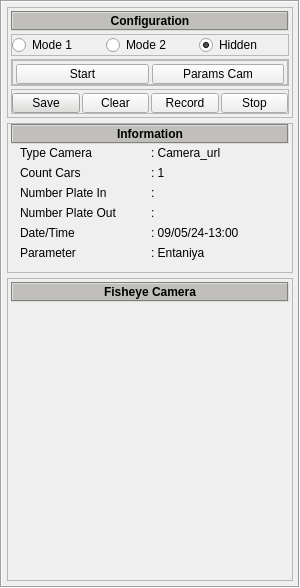
       <widget class="QFrame" name="frame_4">
        <property name="minimumSize">
         <size>
          <width>300</width>
          <height>50</height>
         </size>
        </property>
        <property name="maximumSize">
         <size>
          <width>300</width>
          <height>850</height>
         </size>
        </property>
        <property name="frameShape">
         <enum>QFrame::Box</enum>
        </property>
        <property name="frameShadow">
         <enum>QFrame::Sunken</enum>
        </property>
        <layout class="QVBoxLayout" name="verticalLayout_14">
         <property name="spacing">
          <number>5</number>
         </property>
         <property name="leftMargin">
          <number>5</number>
         </property>
         <property name="topMargin">
          <number>5</number>
         </property>
         <property name="rightMargin">
          <number>5</number>
         </property>
         <property name="bottomMargin">
          <number>5</number>
         </property>
         <item>
          <widget class="QFrame" name="frame_15">
           <property name="minimumSize">
            <size>
             <width>0</width>
             <height>0</height>
            </size>
           </property>
           <property name="maximumSize">
            <size>
             <width>16777215</width>
             <height>120</height>
            </size>
           </property>
           <property name="frameShape">
            <enum>QFrame::StyledPanel</enum>
           </property>
           <property name="frameShadow">
            <enum>QFrame::Raised</enum>
           </property>
           <layout class="QVBoxLayout" name="verticalLayout_6">
            <property name="spacing">
             <number>3</number>
            </property>
            <property name="leftMargin">
             <number>3</number>
            </property>
            <property name="topMargin">
             <number>3</number>
            </property>
            <property name="rightMargin">
             <number>3</number>
            </property>
            <property name="bottomMargin">
             <number>3</number>
            </property>
            <item>
             <widget class="QLabel" name="label_14">
              <property name="minimumSize">
               <size>
                <width>0</width>
                <height>20</height>
               </size>
              </property>
              <property name="maximumSize">
               <size>
                <width>16777215</width>
                <height>20</height>
               </size>
              </property>
              <property name="font">
               <font>
                <weight>75</weight>
                <bold>true</bold>
               </font>
              </property>
              <property name="styleSheet">
               <string notr="true">background-color: rgb(192, 191, 188);</string>
              </property>
              <property name="frameShape">
               <enum>QFrame::Box</enum>
              </property>
              <property name="frameShadow">
               <enum>QFrame::Sunken</enum>
              </property>
              <property name="text">
               <string>Configuration</string>
              </property>
              <property name="alignment">
               <set>Qt::AlignCenter</set>
              </property>
             </widget>
            </item>
            <item>
             <widget class="QFrame" name="frame_19">
              <property name="maximumSize">
               <size>
                <width>16777215</width>
                <height>30</height>
               </size>
              </property>
              <property name="frameShape">
               <enum>QFrame::StyledPanel</enum>
              </property>
              <property name="frameShadow">
               <enum>QFrame::Raised</enum>
              </property>
              <layout class="QHBoxLayout" name="horizontalLayout_9">
               <property name="spacing">
                <number>5</number>
               </property>
               <property name="leftMargin">
                <number>0</number>
               </property>
               <property name="topMargin">
                <number>0</number>
               </property>
               <property name="rightMargin">
                <number>0</number>
               </property>
               <property name="bottomMargin">
                <number>0</number>
               </property>
               <item>
                <widget class="QRadioButton" name="btn_radio_mode1">
                 <property name="text">
                  <string>Mode 1</string>
                 </property>
                </widget>
               </item>
               <item>
                <widget class="QRadioButton" name="btn_radio_mode2">
                 <property name="text">
                  <string>Mode 2</string>
                 </property>
                </widget>
               </item>
               <item>
                <widget class="QRadioButton" name="btn_radio_hidden">
                 <property name="text">
                  <string>Hidden</string>
                 </property>
                 <property name="checkable">
                  <bool>true</bool>
                 </property>
                 <property name="checked">
                  <bool>true</bool>
                 </property>
                 <property name="autoRepeat">
                  <bool>false</bool>
                 </property>
                </widget>
               </item>
              </layout>
             </widget>
            </item>
            <item>
             <widget class="QFrame" name="frame_13">
              <property name="frameShape">
               <enum>QFrame::StyledPanel</enum>
              </property>
              <property name="frameShadow">
               <enum>QFrame::Raised</enum>
              </property>
              <layout class="QHBoxLayout" name="horizontalLayout_11">
               <property name="spacing">
                <number>5</number>
               </property>
               <property name="leftMargin">
                <number>0</number>
               </property>
               <property name="topMargin">
                <number>0</number>
               </property>
               <property name="rightMargin">
                <number>0</number>
               </property>
               <property name="bottomMargin">
                <number>0</number>
               </property>
               <item>
                <widget class="QFrame" name="frame_18">
                 <property name="frameShape">
                  <enum>QFrame::StyledPanel</enum>
                 </property>
                 <property name="frameShadow">
                  <enum>QFrame::Raised</enum>
                 </property>
                 <layout class="QHBoxLayout" name="horizontalLayout_3">
                  <property name="spacing">
                   <number>3</number>
                  </property>
                  <property name="leftMargin">
                   <number>3</number>
                  </property>
                  <property name="topMargin">
                   <number>3</number>
                  </property>
                  <property name="rightMargin">
                   <number>3</number>
                  </property>
                  <property name="bottomMargin">
                   <number>0</number>
                  </property>
                  <item>
                   <widget class="QPushButton" name="btn_start">
                    <property name="minimumSize">
                     <size>
                      <width>0</width>
                      <height>0</height>
                     </size>
                    </property>
                    <property name="maximumSize">
                     <size>
                      <width>16777215</width>
                      <height>20</height>
                     </size>
                    </property>
                    <property name="styleSheet">
                     <string notr="true"/>
                    </property>
                    <property name="text">
                     <string>Start</string>
                    </property>
                   </widget>
                  </item>
                  <item>
                   <widget class="QPushButton" name="btn_params_cam">
                    <property name="minimumSize">
                     <size>
                      <width>0</width>
                      <height>0</height>
                     </size>
                    </property>
                    <property name="maximumSize">
                     <size>
                      <width>16777215</width>
                      <height>20</height>
                     </size>
                    </property>
                    <property name="styleSheet">
                     <string notr="true"/>
                    </property>
                    <property name="text">
                     <string>Params Cam</string>
                    </property>
                   </widget>
                  </item>
                 </layout>
                </widget>
               </item>
              </layout>
             </widget>
            </item>
            <item>
             <widget class="QFrame" name="frame_9">
              <property name="frameShape">
               <enum>QFrame::StyledPanel</enum>
              </property>
              <property name="frameShadow">
               <enum>QFrame::Raised</enum>
              </property>
              <layout class="QHBoxLayout" name="horizontalLayout_13">
               <property name="spacing">
                <number>2</number>
               </property>
               <property name="leftMargin">
                <number>0</number>
               </property>
               <property name="topMargin">
                <number>3</number>
               </property>
               <property name="rightMargin">
                <number>0</number>
               </property>
               <property name="bottomMargin">
                <number>0</number>
               </property>
               <item>
                <widget class="QPushButton" name="btn_save">
                 <property name="minimumSize">
                  <size>
                   <width>0</width>
                   <height>0</height>
                  </size>
                 </property>
                 <property name="maximumSize">
                  <size>
                   <width>16777215</width>
                   <height>20</height>
                  </size>
                 </property>
                 <property name="styleSheet">
                  <string notr="true">background-color: rgb(222, 221, 218);</string>
                 </property>
                 <property name="text">
                  <string>Save</string>
                 </property>
                </widget>
               </item>
               <item>
                <widget class="QPushButton" name="btn_clear">
                 <property name="minimumSize">
                  <size>
                   <width>0</width>
                   <height>0</height>
                  </size>
                 </property>
                 <property name="maximumSize">
                  <size>
                   <width>16777215</width>
                   <height>20</height>
                  </size>
                 </property>
                 <property name="styleSheet">
                  <string notr="true"/>
                 </property>
                 <property name="text">
                  <string>Clear</string>
                 </property>
                </widget>
               </item>
               <item>
                <widget class="QPushButton" name="btn_record">
                 <property name="minimumSize">
                  <size>
                   <width>0</width>
                   <height>0</height>
                  </size>
                 </property>
                 <property name="maximumSize">
                  <size>
                   <width>16777215</width>
                   <height>20</height>
                  </size>
                 </property>
                 <property name="text">
                  <string>Record</string>
                 </property>
                </widget>
               </item>
               <item>
                <widget class="QPushButton" name="btn_stop">
                 <property name="minimumSize">
                  <size>
                   <width>0</width>
                   <height>0</height>
                  </size>
                 </property>
                 <property name="maximumSize">
                  <size>
                   <width>16777215</width>
                   <height>20</height>
                  </size>
                 </property>
                 <property name="text">
                  <string>Stop</string>
                 </property>
                </widget>
               </item>
              </layout>
             </widget>
            </item>
           </layout>
          </widget>
         </item>
         <item>
          <widget class="QFrame" name="frame_5">
           <property name="maximumSize">
            <size>
             <width>16777215</width>
             <height>150</height>
            </size>
           </property>
           <property name="frameShape">
            <enum>QFrame::StyledPanel</enum>
           </property>
           <property name="frameShadow">
            <enum>QFrame::Raised</enum>
           </property>
           <layout class="QVBoxLayout" name="verticalLayout_8">
            <property name="spacing">
             <number>0</number>
            </property>
            <property name="leftMargin">
             <number>3</number>
            </property>
            <property name="topMargin">
             <number>0</number>
            </property>
            <property name="rightMargin">
             <number>3</number>
            </property>
            <property name="bottomMargin">
             <number>3</number>
            </property>
            <item>
             <widget class="QLabel" name="label_9">
              <property name="minimumSize">
               <size>
                <width>0</width>
                <height>20</height>
               </size>
              </property>
              <property name="maximumSize">
               <size>
                <width>16777215</width>
                <height>20</height>
               </size>
              </property>
              <property name="font">
               <font>
                <weight>75</weight>
                <bold>true</bold>
               </font>
              </property>
              <property name="styleSheet">
               <string notr="true">background-color: rgb(192, 191, 188);</string>
              </property>
              <property name="frameShape">
               <enum>QFrame::Box</enum>
              </property>
              <property name="frameShadow">
               <enum>QFrame::Sunken</enum>
              </property>
              <property name="text">
               <string>Information</string>
              </property>
              <property name="alignment">
               <set>Qt::AlignCenter</set>
              </property>
             </widget>
            </item>
            <item>
             <widget class="QFrame" name="frame_16">
              <property name="minimumSize">
               <size>
                <width>0</width>
                <height>0</height>
               </size>
              </property>
              <property name="maximumSize">
               <size>
                <width>16777215</width>
                <height>16777215</height>
               </size>
              </property>
              <property name="frameShape">
               <enum>QFrame::NoFrame</enum>
              </property>
              <property name="frameShadow">
               <enum>QFrame::Raised</enum>
              </property>
              <layout class="QVBoxLayout" name="verticalLayout_5">
               <property name="topMargin">
                <number>2</number>
               </property>
               <item>
                <widget class="QFrame" name="frame_17">
                 <property name="frameShape">
                  <enum>QFrame::NoFrame</enum>
                 </property>
                 <property name="frameShadow">
                  <enum>QFrame::Raised</enum>
                 </property>
                 <layout class="QHBoxLayout" name="horizontalLayout_14">
                  <property name="spacing">
                   <number>1</number>
                  </property>
                  <property name="leftMargin">
                   <number>0</number>
                  </property>
                  <property name="topMargin">
                   <number>0</number>
                  </property>
                  <property name="rightMargin">
                   <number>0</number>
                  </property>
                  <property name="bottomMargin">
                   <number>0</number>
                  </property>
                  <item>
                   <widget class="QLabel" name="label_11">
                    <property name="text">
                     <string>Type Camera</string>
                    </property>
                   </widget>
                  </item>
                  <item>
                   <widget class="QLabel" name="label_info_media_type">
                    <property name="text">
                     <string>: Camera_url</string>
                    </property>
                   </widget>
                  </item>
                 </layout>
                </widget>
               </item>
               <item>
                <widget class="QFrame" name="frame_27">
                 <property name="frameShape">
                  <enum>QFrame::NoFrame</enum>
                 </property>
                 <property name="frameShadow">
                  <enum>QFrame::Raised</enum>
                 </property>
                 <layout class="QHBoxLayout" name="horizontalLayout_19">
                  <property name="spacing">
                   <number>1</number>
                  </property>
                  <property name="leftMargin">
                   <number>0</number>
                  </property>
                  <property name="topMargin">
                   <number>0</number>
                  </property>
                  <property name="rightMargin">
                   <number>0</number>
                  </property>
                  <property name="bottomMargin">
                   <number>0</number>
                  </property>
                  <item>
                   <widget class="QLabel" name="label_23">
                    <property name="text">
                     <string>Count Cars  </string>
                    </property>
                   </widget>
                  </item>
                  <item>
                   <widget class="QLabel" name="label_24">
                    <property name="text">
                     <string>: 1</string>
                    </property>
                   </widget>
                  </item>
                 </layout>
                </widget>
               </item>
               <item>
                <widget class="QFrame" name="frame_20">
                 <property name="frameShape">
                  <enum>QFrame::NoFrame</enum>
                 </property>
                 <property name="frameShadow">
                  <enum>QFrame::Raised</enum>
                 </property>
                 <layout class="QHBoxLayout" name="horizontalLayout_15">
                  <property name="spacing">
                   <number>1</number>
                  </property>
                  <property name="leftMargin">
                   <number>0</number>
                  </property>
                  <property name="topMargin">
                   <number>0</number>
                  </property>
                  <property name="rightMargin">
                   <number>0</number>
                  </property>
                  <property name="bottomMargin">
                   <number>0</number>
                  </property>
                  <item>
                   <widget class="QLabel" name="label_16">
                    <property name="text">
                     <string>Number Plate In</string>
                    </property>
                   </widget>
                  </item>
                  <item>
                   <widget class="QLabel" name="label_plt_in">
                    <property name="text">
                     <string>: </string>
                    </property>
                   </widget>
                  </item>
                 </layout>
                </widget>
               </item>
               <item>
                <widget class="QFrame" name="frame_28">
                 <property name="frameShape">
                  <enum>QFrame::NoFrame</enum>
                 </property>
                 <property name="frameShadow">
                  <enum>QFrame::Raised</enum>
                 </property>
                 <layout class="QHBoxLayout" name="horizontalLayout_23">
                  <property name="spacing">
                   <number>1</number>
                  </property>
                  <property name="leftMargin">
                   <number>0</number>
                  </property>
                  <property name="topMargin">
                   <number>0</number>
                  </property>
                  <property name="rightMargin">
                   <number>0</number>
                  </property>
                  <property name="bottomMargin">
                   <number>0</number>
                  </property>
                  <item>
                   <widget class="QLabel" name="label_17">
                    <property name="text">
                     <string>Number Plate Out</string>
                    </property>
                   </widget>
                  </item>
                  <item>
                   <widget class="QLabel" name="label_plt_out">
                    <property name="text">
                     <string>: </string>
                    </property>
                   </widget>
                  </item>
                 </layout>
                </widget>
               </item>
               <item>
                <widget class="QFrame" name="frame_21">
                 <property name="frameShape">
                  <enum>QFrame::NoFrame</enum>
                 </property>
                 <property name="frameShadow">
                  <enum>QFrame::Raised</enum>
                 </property>
                 <layout class="QHBoxLayout" name="horizontalLayout_16">
                  <property name="spacing">
                   <number>1</number>
                  </property>
                  <property name="leftMargin">
                   <number>0</number>
                  </property>
                  <property name="topMargin">
                   <number>0</number>
                  </property>
                  <property name="rightMargin">
                   <number>0</number>
                  </property>
                  <property name="bottomMargin">
                   <number>0</number>
                  </property>
                  <item>
                   <widget class="QLabel" name="label_18">
                    <property name="text">
                     <string>Date/Time </string>
                    </property>
                   </widget>
                  </item>
                  <item>
                   <widget class="QLabel" name="label_20">
                    <property name="text">
                     <string>: 09/05/24-13:00</string>
                    </property>
                   </widget>
                  </item>
                 </layout>
                </widget>
               </item>
               <item>
                <widget class="QFrame" name="frame_26">
                 <property name="frameShape">
                  <enum>QFrame::NoFrame</enum>
                 </property>
                 <property name="frameShadow">
                  <enum>QFrame::Raised</enum>
                 </property>
                 <layout class="QHBoxLayout" name="horizontalLayout_18">
                  <property name="spacing">
                   <number>1</number>
                  </property>
                  <property name="leftMargin">
                   <number>0</number>
                  </property>
                  <property name="topMargin">
                   <number>0</number>
                  </property>
                  <property name="rightMargin">
                   <number>0</number>
                  </property>
                  <property name="bottomMargin">
                   <number>0</number>
                  </property>
                  <item>
                   <widget class="QLabel" name="label_21">
                    <property name="text">
                     <string>Parameter</string>
                    </property>
                   </widget>
                  </item>
                  <item>
                   <widget class="QLabel" name="label_info_parameter_used">
                    <property name="text">
                     <string>: Entaniya</string>
                    </property>
                   </widget>
                  </item>
                 </layout>
                </widget>
               </item>
              </layout>
             </widget>
            </item>
           </layout>
          </widget>
         </item>
         <item>
          <widget class="QFrame" name="frame_7">
           <property name="minimumSize">
            <size>
             <width>0</width>
             <height>0</height>
            </size>
           </property>
           <property name="frameShape">
            <enum>QFrame::StyledPanel</enum>
           </property>
           <property name="frameShadow">
            <enum>QFrame::Raised</enum>
           </property>
           <layout class="QVBoxLayout" name="verticalLayout_10">
            <property name="spacing">
             <number>5</number>
            </property>
            <property name="leftMargin">
             <number>3</number>
            </property>
            <property name="topMargin">
             <number>3</number>
            </property>
            <property name="rightMargin">
             <number>3</number>
            </property>
            <property name="bottomMargin">
             <number>3</number>
            </property>
            <item>
             <widget class="QLabel" name="label_13">
              <property name="minimumSize">
               <size>
                <width>0</width>
                <height>20</height>
               </size>
              </property>
              <property name="maximumSize">
               <size>
                <width>16777215</width>
                <height>20</height>
               </size>
              </property>
              <property name="font">
               <font>
                <weight>75</weight>
                <bold>true</bold>
               </font>
              </property>
              <property name="styleSheet">
               <string notr="true">background-color: rgb(192, 191, 188);</string>
              </property>
              <property name="frameShape">
               <enum>QFrame::Box</enum>
              </property>
              <property name="frameShadow">
               <enum>QFrame::Sunken</enum>
              </property>
              <property name="text">
               <string>Fisheye Camera</string>
              </property>
              <property name="alignment">
               <set>Qt::AlignCenter</set>
              </property>
             </widget>
            </item>
            <item>
             <widget class="QLabel" name="vidio_fisheye">
              <property name="minimumSize">
               <size>
                <width>0</width>
                <height>270</height>
               </size>
              </property>
              <property name="maximumSize">
               <size>
                <width>16777215</width>
                <height>16777215</height>
               </size>
              </property>
              <property name="text">
               <string/>
              </property>
             </widget>
            </item>
           </layout>
          </widget>
         </item>
        </layout>
       </widget>
